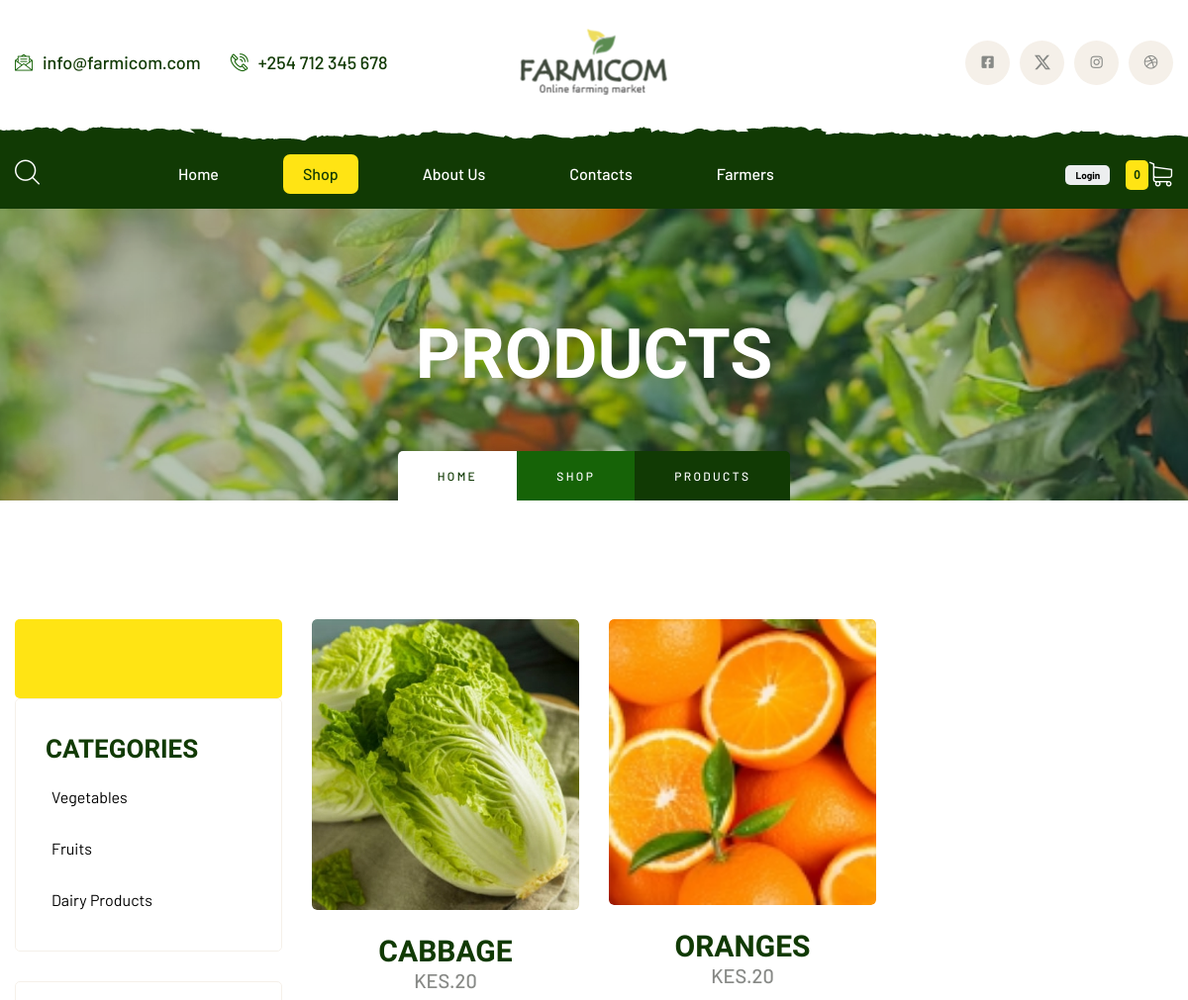
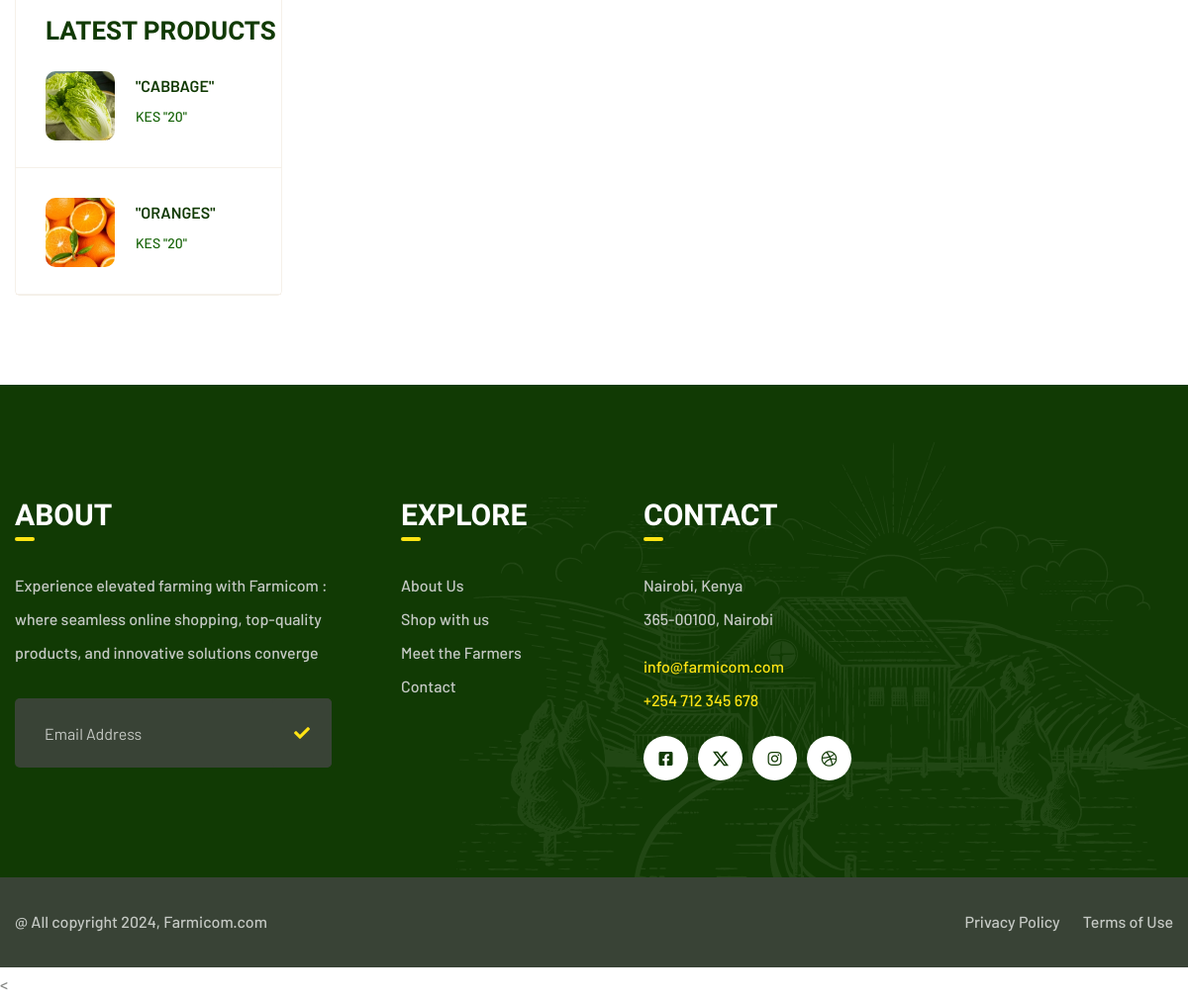
The page /product.php on the database its author committed (2 pictures, top to bottom).
### tables this page shows
CREATE TABLE `category` (
  `category_id` int(250) NOT NULL,
  `Category` varchar(25) NOT NULL
);

CREATE TABLE `products` (
  `ProductID` int(25) NOT NULL,
  `Product_name` varchar(25) NOT NULL,
  `Product_category` varchar(25) NOT NULL,
  `Price` int(25) NOT NULL,
  `Product_img` varchar(250) NOT NULL,
  `Buying_price` int(250) NOT NULL
);

### product.php (the view, shortened to what the rows shown need)
<?php
include("config.php");
?>
<!DOCTYPE html>
<html lang="en">
    <head>
        <link rel="stylesheet" href="assets/css/animate.min.css">
        <link rel="stylesheet" href="assets/css/bootstrap.min.css">
        <link rel="stylesheet" href="assets/css/owl.carousel.min.css">
        <link rel="stylesheet" href="assets/css/owl.theme.default.min.css">
        <link rel="stylesheet" href="assets/css/magnific-popup.css">
        <link rel="stylesheet" href="assets/css/fontawesome-all.min.css">
        <link rel="stylesheet" href="assets/css/swiper.min.css">
        <link rel="stylesheet" href="assets/css/bootstrap-select.min.css">
        <link rel="stylesheet" href="assets/css/jquery.mCustomScrollbar.min.css">
        <link rel="stylesheet" href="assets/css/bootstrap-datepicker.min.css">
        <link rel="stylesheet" href="assets/css/vegas.min.css">
        <link rel="stylesheet" href="assets/css/nouislider.min.css">
        <link rel="stylesheet" href="assets/css/nouislider.pips.css">
        <link rel="stylesheet" href="assets/css/agrikol_iconl.css">
        <link rel="stylesheet" href="assets/css/style.css">
        <link rel="stylesheet" href="assets/css/responsive.css">
    </head>
    <body>
        <div class="page-wrapper">
        <section class="page-header" style="background-image: url(assets/images/backgrounds/page-header-contact.jpg);">
            <div class="container">
                <h2>Products</h2>
            </div>
        </section>
        <section class="product">
            <div class="container">
                <div class="row">
                    <div class="col-xl-3 col-lg-3 col-md-6">
                        <div class="sidebar-wrapper style2">
                            <div class="single-sidebar wow fadeInUp animated" data-wow-delay="0.3s"
    data-wow-duration="1200ms">
    <div class="categories-box">
        <ul class="categories clearfix">
            <form action="categories.php" method="post">
                <?php
                $Select_categories = mysqli_query($con,"SELECT * FROM category") or die("Query failed");
                while ($cat_itm = $Select_categories->fetch_assoc()) {
                ?>
                <li>
                    <button type="submit" class="btn_delete" name="cat_submit" value="<?php echo $cat_itm['Category']; ?>">
                        <?php echo $cat_itm['Category']; ?>
                    </button>
                </li>
                <?php } ?>
            </form>
        </ul>
    </div>
</div>
                            <div class="single-sidebar wow fadeInUp animated" data-wow-delay="0.5s"
                                data-wow-duration="1200ms">
                                <div class="top_sellers">
                                    <ul class="top-products">
                                    <?php
                                $select_products = mysqli_query($con, "SELECT * FROM `products` LIMIT 3") or die('query failed');
                                     if(mysqli_num_rows($select_products) > 0){
                                      while($fetch_products = mysqli_fetch_assoc($select_products)){
                                        ?>
                                        <li>
                                            <div class="product_item">
                                                <div class="img-box">
                                                    <img src="Dashboard/Admin/<?php echo $fetch_products['Product_img']; ?>" alt="">
                                                </div>
                                                <div class="title-box">
                                                    <h4><a href="#">"<?php echo $fetch_products['Product_name'];?>"</a></h4>
                                                    <div class="value"> KES "<?php echo $fetch_products['Price'];?>"</div>
                                                </div>
                                            </div>
                                        </li>
                                        <?php } }?>
                                    </ul>
                                </div>
                            </div>
                        </div>
                    </div>
                    <div class="col-xl-9 col-lg-9">
                        <div class="product-items">
                            <div class="all_products">
                                <div class="row">
                                <?php
                                $select_products = mysqli_query($con, "SELECT * FROM `products`") or die('query failed');
                                if(mysqli_num_rows($select_products) > 0){
                                   while($fetch_products = mysqli_fetch_assoc($select_products)){
                                 ?>
                                    <div class="col-xl-4 col-lg-4 col-md-6">
                                        <div class="all_products_single text-center">
                                            <div class="all_product_item_image">
                                        <form id="productForm" action="addToCart.php" method="POST" enctype="multipart/form-data">
                                                <img src="Dashboard/Admin/<?php echo $fetch_products['Product_img']; ?>" alt="">
                                                <div class="all_product_hover">
                                                    <div class="all_product_icon">
                                                    <a href="#" id="addToCartLink"><span class="icon-shopping-cart"> </span></a>
                                                    </div>
                                                </div>
                                            </div>
                                            <h4><?php echo $fetch_products['Product_name']; ?></h4>
                                            <p>KES.<?php echo $fetch_products['Price']; ?></p>
                                        </div>
                                    </div>
                                    <?php
                                      }
                                      }else{
                                      echo "no products added yet!";
                                         }
                                            ?>
                                </div>
                            </div>
                        </div>
                    </div>
                </div>
            </div>
        </section>
    </div>
</body>
</html>

### rows shown on the page
category: Category "Vegetables"
category: Category "Fruits"
category: Category "Dairy Products"
products: Product_img (picture), Product_name "CABBAGE", Price "20"
products: Product_img (picture), Product_name "ORANGES", Price "20"

### other values the page prints
$Cart_number "0"
